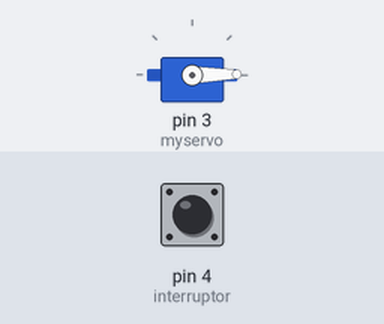
This sketch was run on a simulated Arduino Uno, built with avr-gcc and run on an emulated ATmega328P. On the bench: servo. Inputs (shaded band) come from the test bench; at power-on: pin 4 (interruptor) HIGH.

Above: at 1.2 s.
1.3 s: pin 4 (interruptor) pulled LOW for 1 s
At 1.42 s:
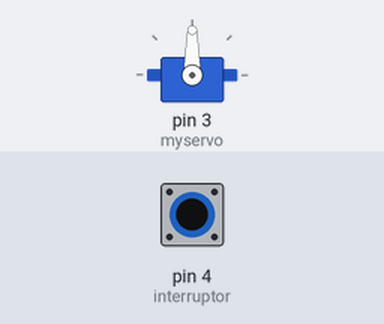
3.8 s: pin 4 (interruptor) pulled LOW for 3.2 s
At 8.3 s:
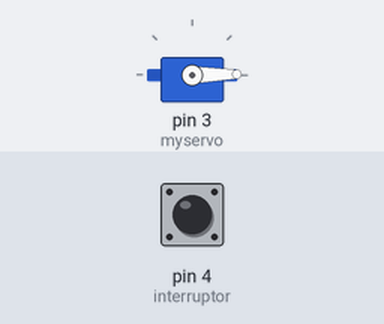
Timing chart, 0 to 9.8 s (numbered marks = the images above; inputs shaded):
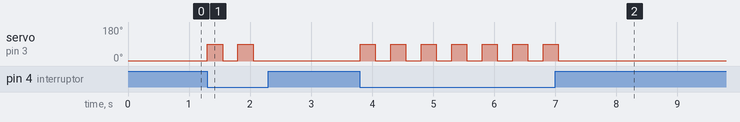

The sketch:

USELESS_BOX_2015.ino
```cpp
#include <Servo.h>

Servo myservo;  // Creación del objeto servo para poder controlarlo
int interruptor=4;

void setup(){
  myservo.attach(3);  //Inicializa servo en pin3
  pinMode(interruptor,INPUT);
}

void loop() {
  if(digitalRead(interruptor)==0){
    myservo.write(90);
    delay(250);
    myservo.write(1);
    delay(250);
  }

  else{
   myservo.write(1);
   delay(100);
  }
}
```

Measured:
- after the input at 1.3 s, servo on pin 3 (myservo): alternates 90° for 0.25 s and 1° for 0.25 s, 4 changes in all, then stays 1°, starting at once
- after the input at 3.8 s, servo on pin 3 (myservo): alternates 90° for 0.25 s and 1° for 0.25 s, 14 changes in all, then stays 1°, starting at once
